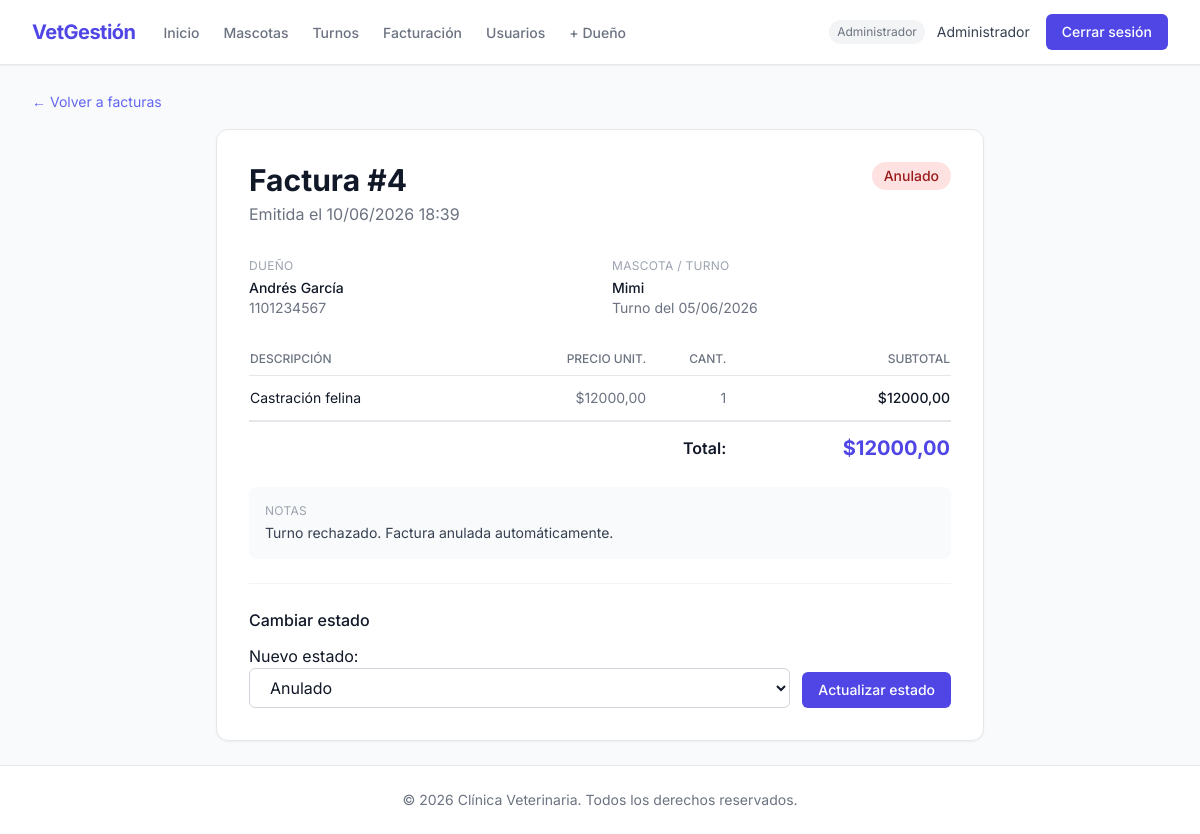
The app's page /facturacion/4/ (signed in) with its own data.
### apps/usuarios/models.py (models this page shows, shortened)
class Usuario(AbstractUser):
    ROL_ADMIN = 'admin'
    ROL_VETERINARIO = 'veterinario'
    ROL_RECEPCIONISTA = 'recepcionista'
    ROL_DUENO = 'dueno'
    ROLES = [
        (ROL_ADMIN, 'Administrador'),
        (ROL_VETERINARIO, 'Veterinario'),
        (ROL_RECEPCIONISTA, 'Recepcionista'),
        (ROL_DUENO, 'Dueño'),
    ]
    rol = models.CharField(max_length=20, choices=ROLES, default=ROL_DUENO, verbose_name='Rol')
    telefono = models.CharField(max_length=20, blank=True, verbose_name='Teléfono')
    class Meta:
        verbose_name = 'usuario'
        verbose_name_plural = 'usuarios'
    def es_admin(self) -> bool:
        return self.rol == self.ROL_ADMIN
    def es_veterinario(self) -> bool:
        return self.rol == self.ROL_VETERINARIO
    def es_dueno(self) -> bool:
        return self.rol == self.ROL_DUENO
    def puede_crear_dueno(self) -> bool:
        return self.rol in [self.ROL_ADMIN, self.ROL_VETERINARIO, self.ROL_RECEPCIONISTA]

### apps/facturacion/models.py (models this page shows, shortened)
class Factura(models.Model):
    ESTADO_PENDIENTE = 'pendiente'
    ESTADO_PAGADO = 'pagado'
    ESTADO_ANULADO = 'anulado'
    ESTADOS = [
        (ESTADO_PENDIENTE, 'Pendiente'),
        (ESTADO_PAGADO, 'Pagado'),
        (ESTADO_ANULADO, 'Anulado'),
    ]
    COLORES_ESTADO = {
        ESTADO_PENDIENTE: 'bg-yellow-100 text-yellow-800',
        ESTADO_PAGADO: 'bg-green-100 text-green-800',
        ESTADO_ANULADO: 'bg-red-100 text-red-800',
    }
    turno = models.OneToOneField(
        Turno,
        on_delete=models.CASCADE,
        related_name='factura',
        verbose_name='Turno',
    )
    dueno = models.ForeignKey(
        Usuario,
        on_delete=models.CASCADE,
        related_name='facturas',
        verbose_name='Dueño',
    )
    estado = models.CharField(
        max_length=20,
        choices=ESTADOS,
        default=ESTADO_PENDIENTE,
        verbose_name='Estado',
    )
    fecha_emision = models.DateTimeField(auto_now_add=True, verbose_name='Fecha de emisión')
    notas = models.TextField(blank=True, verbose_name='Notas')
    class Meta:
        verbose_name = 'factura'
        verbose_name_plural = 'facturas'
        ordering = ['-fecha_emision']
    @property
    def total(self) -> Decimal:
        return sum(item.subtotal for item in self.items.all()) or Decimal('0.00')
    def get_color_estado(self) -> str:
        return self.COLORES_ESTADO.get(self.estado, 'bg-gray-100 text-gray-800')

class ItemFactura(models.Model):
    factura = models.ForeignKey(
        Factura,
        on_delete=models.CASCADE,
        related_name='items',
        verbose_name='Factura',
    )
    descripcion = models.CharField(max_length=255, verbose_name='Descripción')
    precio_unitario = models.DecimalField(
        max_digits=10,
        decimal_places=2,
        verbose_name='Precio unitario',
    )
    cantidad = models.PositiveIntegerField(default=1, verbose_name='Cantidad')
    class Meta:
        verbose_name = 'ítem de factura'
        verbose_name_plural = 'ítems de factura'
    @property
    def subtotal(self) -> Decimal:
        return self.precio_unitario * self.cantidad

### apps/turnos/models.py (models this page shows, shortened)
class Turno(models.Model):
    ESTADO_PENDIENTE = 'pendiente'
    ESTADO_APROBADO = 'aprobado'
    ESTADO_RECHAZADO = 'rechazado'
    ESTADO_COMPLETADO = 'completado'
    ESTADOS = [
        (ESTADO_PENDIENTE, 'Pendiente'),
        (ESTADO_APROBADO, 'Aprobado'),
        (ESTADO_RECHAZADO, 'Rechazado'),
        (ESTADO_COMPLETADO, 'Completado'),
    ]
    COLORES_ESTADO = {
        ESTADO_PENDIENTE: 'bg-yellow-100 text-yellow-800',
        ESTADO_APROBADO: 'bg-green-100 text-green-800',
        ESTADO_RECHAZADO: 'bg-red-100 text-red-800',
        ESTADO_COMPLETADO: 'bg-blue-100 text-blue-800',
    }
    mascota = models.ForeignKey(
        Mascota,
        on_delete=models.CASCADE,
        related_name='turnos',
        verbose_name='Mascota',
    )
    veterinario = models.ForeignKey(
        Usuario,
        on_delete=models.SET_NULL,
        null=True,
        blank=True,
        related_name='turnos_asignados',
        limit_choices_to={'rol': Usuario.ROL_VETERINARIO},
        verbose_name='Veterinario',
    )
    fecha_hora = models.DateTimeField(verbose_name='Fecha y hora')
    motivo = models.CharField(max_length=255, verbose_name='Motivo')
    estado = models.CharField(
        max_length=20,
        choices=ESTADOS,
        default=ESTADO_PENDIENTE,
        verbose_name='Estado',
    )
    notas_recepcion = models.TextField(blank=True, verbose_name='Notas de recepción')
    fecha_creacion = models.DateTimeField(auto_now_add=True, verbose_name='Fecha de creación')
    class Meta:
        verbose_name = 'turno'
        verbose_name_plural = 'turnos'
        ordering = ['fecha_hora']

### apps/mascotas/models.py (models this page shows, shortened)
class Mascota(models.Model):
    ESPECIE_PERRO = 'perro'
    ESPECIE_GATO = 'gato'
    ESPECIE_AVE = 'ave'
    ESPECIE_OTRO = 'otro'
    ESPECIES = [
        (ESPECIE_PERRO, 'Perro'),
        (ESPECIE_GATO, 'Gato'),
        (ESPECIE_AVE, 'Ave'),
        (ESPECIE_OTRO, 'Otro'),
    ]
    nombre = models.CharField(max_length=100, verbose_name='Nombre')
    especie = models.CharField(max_length=20, choices=ESPECIES, verbose_name='Especie')
    raza = models.CharField(max_length=100, blank=True, verbose_name='Raza')
    fecha_nacimiento = models.DateField(
        validators=[validar_fecha_no_futura],
        verbose_name='Fecha de nacimiento',
    )
    foto = models.ImageField(
        upload_to=ruta_foto_mascota,
        blank=True,
        null=True,
        verbose_name='Foto',
    )
    peso = models.DecimalField(max_digits=5, decimal_places=2, verbose_name='Peso (kg)')
    dueno = models.ForeignKey(
        Usuario,
        on_delete=models.CASCADE,
        related_name='mascotas',
        limit_choices_to={'rol': Usuario.ROL_DUENO},
        verbose_name='Dueño',
    )
    fecha_registro = models.DateTimeField(auto_now_add=True, verbose_name='Fecha de registro')
    class Meta:
        verbose_name = 'mascota'
        verbose_name_plural = 'mascotas'
        ordering = ['nombre']

### apps/facturacion/views.py (the view)
# urls.py: path('<int:pk>/', views.DetalleFactura.as_view(), name='detalle_factura'),
class DetalleFactura(LoginRequiredMixin, DetailView):
    model = Factura
    template_name = 'facturacion/detalle.html'
    context_object_name = 'factura'
    def get_queryset(self):
        usuario = self.request.user
        if usuario.es_dueno():
            return Factura.objects.filter(dueno=usuario)
        return Factura.objects.all()
    def get_context_data(self, **kwargs):
        ctx = super().get_context_data(**kwargs)
        ctx['items'] = self.object.items.all()
        ctx['form_estado'] = FormularioCambiarEstado(instance=self.object)
        return ctx

### apps/facturacion/forms.py
class FormularioCambiarEstado(forms.ModelForm):
    class Meta:
        model = Factura
        fields = ['estado']
        labels = {'estado': 'Nuevo estado'}
        widgets = {
            'estado': forms.Select(attrs={'class': SELECT_CSS}),
        }

### templates/facturacion/detalle.html (shortened to what this page needs)
{% extends 'base.html' %}
{% block content %}
<div class="mb-4">
    <a href="{% url 'lista_facturas' %}" class="text-sm text-indigo-500 hover:underline">← Volver a facturas</a>
</div>
<div class="max-w-3xl mx-auto">
    <div class="bg-white rounded-xl border border-gray-200 shadow-sm p-8">
        <div class="flex justify-between items-start mb-8">
            <div>
                <h1 class="text-3xl font-bold text-gray-900">Factura #{{ factura.id }}</h1>
                <p class="text-gray-500 mt-1">Emitida el {{ factura.fecha_emision|date:"d/m/Y H:i" }}</p>
            </div>
            <span class="px-3 py-1 rounded-full text-sm font-medium {{ factura.get_color_estado }}">
                {{ factura.get_estado_display }}
            </span>
        </div>
        <div class="grid grid-cols-2 gap-6 mb-8 text-sm">
            <div>
                <p class="text-gray-400 text-xs uppercase tracking-wide mb-1">Dueño</p>
                <p class="font-medium text-gray-900">{{ factura.dueno.get_full_name|default:factura.dueno.username }}</p>
                {% if factura.dueno.telefono %}<p class="text-gray-500">{{ factura.dueno.telefono }}</p>{% endif %}
            </div>
            <div>
                <p class="text-gray-400 text-xs uppercase tracking-wide mb-1">Mascota / Turno</p>
                <p class="font-medium text-gray-900">{{ factura.turno.mascota.nombre }}</p>
                <p class="text-gray-500">Turno del {{ factura.turno.fecha_hora|date:"d/m/Y" }}</p>
            </div>
        </div>
        <table class="min-w-full mb-6">
            <thead>
                <tr class="border-b border-gray-200">
                    <th class="text-left text-xs font-medium text-gray-500 uppercase pb-2">Descripción</th>
                    <th class="text-right text-xs font-medium text-gray-500 uppercase pb-2">Precio unit.</th>
                    <th class="text-right text-xs font-medium text-gray-500 uppercase pb-2">Cant.</th>
                    <th class="text-right text-xs font-medium text-gray-500 uppercase pb-2">Subtotal</th>
                </tr>
            </thead>
            <tbody class="divide-y divide-gray-100">
                {% for item in items %}
                <tr>
                    <td class="py-3 text-sm text-gray-900">{{ item.descripcion }}</td>
                    <td class="py-3 text-sm text-gray-500 text-right">${{ item.precio_unitario }}</td>
                    <td class="py-3 text-sm text-gray-500 text-right">{{ item.cantidad }}</td>
                    <td class="py-3 text-sm font-medium text-gray-900 text-right">${{ item.subtotal }}</td>
                </tr>
                {% endfor %}
            </tbody>
            <tfoot>
                <tr class="border-t-2 border-gray-200">
                    <td colspan="3" class="pt-3 text-right font-semibold text-gray-900">Total:</td>
                    <td class="pt-3 text-right text-xl font-bold text-indigo-600">${{ factura.total }}</td>
                </tr>
            </tfoot>
        </table>
        {% if factura.notas %}
        <div class="bg-gray-50 rounded-lg p-4 mb-6">
            <p class="text-xs text-gray-400 uppercase tracking-wide mb-1">Notas</p>
            <p class="text-sm text-gray-700">{{ factura.notas }}</p>
        </div>
        {% endif %}
        {% if user.es_admin or user.es_recepcionista %}
        <div class="border-t border-gray-100 pt-6">
            <h3 class="font-medium text-gray-900 mb-3">Cambiar estado</h3>
            <form method="post" action="{% url 'cambiar_estado_factura' factura.pk %}" class="flex gap-3 items-end">
                <div class="flex-1">
                    {{ form_estado }}
                </div>
                <button type="submit" class="bg-indigo-600 text-white px-4 py-2 rounded-md text-sm font-medium hover:bg-indigo-700 transition">
                    Actualizar estado
                </button>
            </form>
        </div>
        {% endif %}
    </div>
</div>
{% endblock %}

### templates/includes/navbar.html (shortened to what this page needs)
<nav class="bg-white shadow-sm border-b border-gray-200">
    <div class="max-w-7xl mx-auto px-4 sm:px-6 lg:px-8">
        <div class="flex justify-between h-16">
            <div class="flex">
                <div class="flex-shrink-0 flex items-center">
                    <a href="{% url 'dashboard' %}" class="text-indigo-600 font-bold text-xl tracking-tight">VetGestión</a>
                </div>
                <div class="hidden sm:ml-6 sm:flex sm:space-x-4">
                    {% if user.is_authenticated %}
                        <a href="{% url 'dashboard' %}" class="text-gray-500 hover:text-gray-700 inline-flex items-center px-1 pt-1 border-b-2 border-transparent hover:border-gray-300 text-sm font-medium">
                            Inicio
                        </a>
                        {% if user.es_admin or user.es_veterinario %}
                            <a href="{% url 'lista_mascotas' %}" class="text-gray-500 hover:text-gray-700 inline-flex items-center px-1 pt-1 border-b-2 border-transparent hover:border-gray-300 text-sm font-medium">
                                Mascotas
                            </a>
                        {% endif %}
                        {% if user.es_admin or user.es_recepcionista %}
                            <a href="{% url 'lista_turnos' %}" class="text-gray-500 hover:text-gray-700 inline-flex items-center px-1 pt-1 border-b-2 border-transparent hover:border-gray-300 text-sm font-medium">
                                Turnos
                            </a>
                            <a href="{% url 'lista_facturas' %}" class="text-gray-500 hover:text-gray-700 inline-flex items-center px-1 pt-1 border-b-2 border-transparent hover:border-gray-300 text-sm font-medium">
                                Facturación
                            </a>
                        {% endif %}
                        {% if user.es_admin %}
                            <a href="{% url 'lista_usuarios' %}" class="text-gray-500 hover:text-gray-700 inline-flex items-center px-1 pt-1 border-b-2 border-transparent hover:border-gray-300 text-sm font-medium">
                                Usuarios
                            </a>
                        {% endif %}
                        {% if user.puede_crear_dueno %}
                            <a href="{% url 'crear_dueno' %}" class="text-gray-500 hover:text-gray-700 inline-flex items-center px-1 pt-1 border-b-2 border-transparent hover:border-gray-300 text-sm font-medium">
                                + Dueño
                            </a>
                        {% endif %}
                    {% endif %}
                </div>
            </div>
            <div class="hidden sm:ml-6 sm:flex sm:items-center">
                {% if user.is_authenticated %}
                    <span class="text-gray-500 text-xs mr-3 px-2 py-1 bg-gray-100 rounded-full">{{ user.get_rol_display }}</span>
                    <span class="text-gray-700 text-sm mr-4">{{ user.get_full_name|default:user.username }}</span>
                    <form action="{% url 'logout' %}" method="post">
                        <button type="submit" class="bg-indigo-600 text-white px-4 py-2 rounded-md text-sm font-medium hover:bg-indigo-700 transition">
                            Cerrar sesión
                        </button>
                    </form>
                {% else %}
                    <a href="{% url 'login' %}" class="bg-indigo-600 text-white px-4 py-2 rounded-md text-sm font-medium hover:bg-indigo-700 transition">
                        Iniciar sesión
                    </a>
                {% endif %}
            </div>
        </div>
    </div>
</nav>

### templates/base.html (style rules this page uses)
body { font-family: 'Inter', sans-serif; }

### records on screen
Usuario: rol "Administrador", get_full_name "Administrador"
Factura: id "4", fecha_emision "10/06/2026 18:39", estado "Anulado", dueno.get_full_name "Andrés García", dueno.telefono "1101234567", turno.mascota.nombre "Mimi", turno.fecha_hora "05/06/2026", total "12000,00", notas "Turno rechazado. Factura anulada automáticamente."
ItemFactura: descripcion "Castración felina", precio_unitario "12000,00", cantidad "1", subtotal "12000,00"
